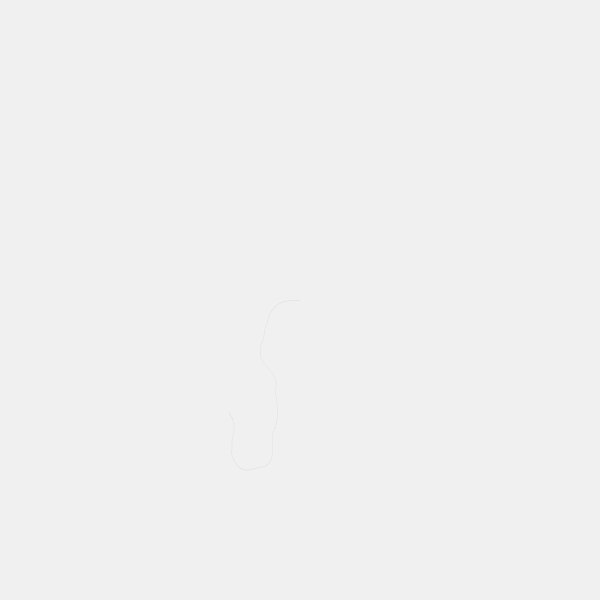
Frame 1 (no input)
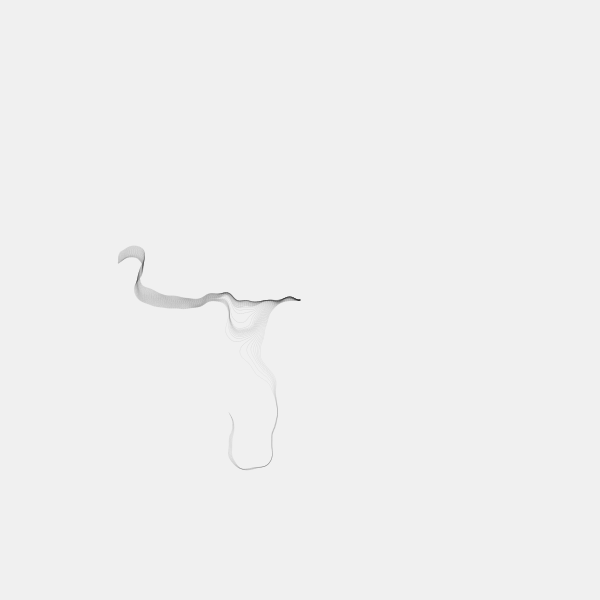
Frame 60 (the mouse pressed at the canvas centre just before this capture)
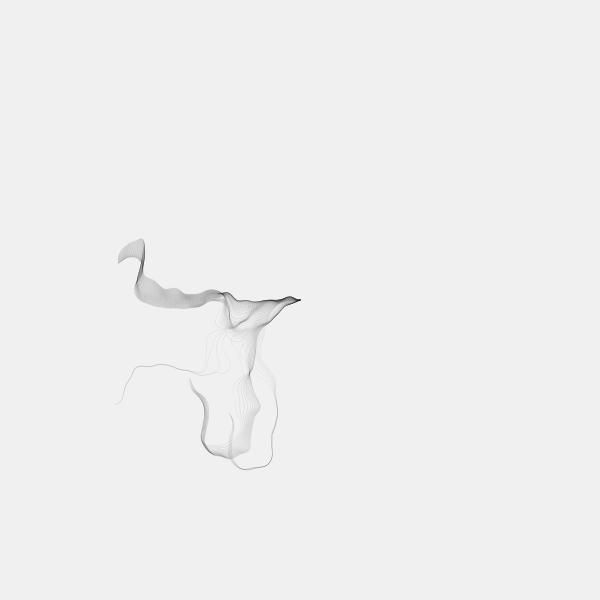
Frame 120 (the mouse held since frame 60 and released just before this capture)

The Processing sketch that drew these frames (run headless with seeded random() and noise(); from frame 60 on, the mouse is pressed at the canvas centre):

// Processing sketch: Noise
// ── Noise.pde
// parameters
// noise space start point
PVector p;
// current position
float x,y;
// current angle
float ang;
// angle step
float sang;
// number of points in the filament
int iter;
// scale of noise space
float sx,sy,sz;
// x,y change constant
float cx,cy;
// freq of z wobble amplitude
float fr;
// rotational symmetry
float symm;

void setup() {
  size(600,600);
  smooth();
  noStroke();
  fill(35, 40);
  initMe();
}

// randomize parameters
void initMe() {
  background(240);
  noiseDetail( (int)random(1,5),random(0.3,0.7));
  p = new PVector(random(-1,1),random(-1,1), random(0,1));
  x=0;
  y=0;
  ang=0;
  iter = (int)random(300,400);
  sx = random(10,80);
  sy = sx+random(-5,5);
  cx = random(-0.1,1.2);
  cy = random(-0.1,1.2);
  sang = random(0.001,0.005);
  sz = random(1)<0.5?random(0.001,0.01):random(0.9,10);
  fr = random(0.5,4);
  symm = random(1)<0.5?-1:random(2,30);
}

// in Java version it produces symmetrical rosettes... Probably noise functions differ.
void preset1() {
  background(240);
  noiseDetail(3,0.5);
  p = new PVector(random(-1,1),random(-1,1), 0);
  cx=0;
  cy=0;
  x=0;
  y=0;
  ang=0;
  iter = 300;
  sx=30;
  sy=30;
  fr=1;
  sz=10;
  sang=0.001;
  symm = 10;
}

void draw() {
  // make full circle
  if(ang<TWO_PI) {
  
    // set starting position and rotate
    translate(width/2,height/2);
    rotate(ang);
  
    // make filament
    for(int i = iter;i>0;i--) {
      float z = symm<0?p.z:p.z%symm;
      float n = 2*TWO_PI*noise(p.x+x/sx,p.y+y/sy,z) ;
      ellipse(x,y,0.55,0.55);
      // change drawing position
      x+=sin(n)+cx;
      y+=cos(n)+cy;
    }
  
    // change starting point in the noise space by moving throught z axis 
    PVector step;
    if(sz>0.9)
      // option 1: wobble
      step = new PVector(0,0,sin(fr*ang)/sz);
     else 
      // option 2: constant movment
      step = new PVector(0,0,sz);
    p.add(step);
    // reset drawing coords
    x=y=0;
    // change angle
    ang+=sang;
  }
}

void keyPressed() {
  preset1();
}

void mouseClicked() {
    initMe();
}
